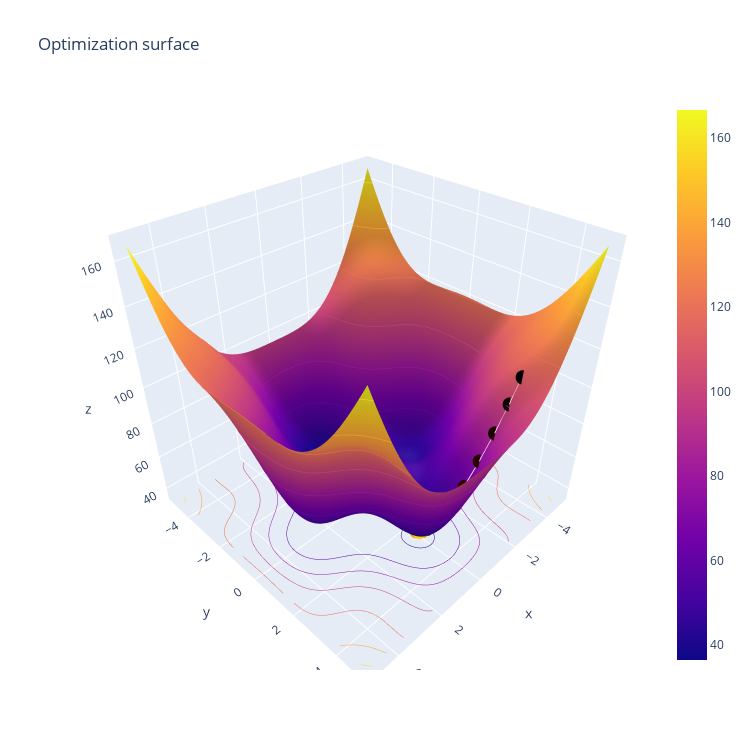

The cell this chart's notebook holds for it:
### Code cell
x_idx = 0
y_idx = 1
visualization(lim, x, xk, fk, x_idx=x_idx, y_idx=y_idx)
